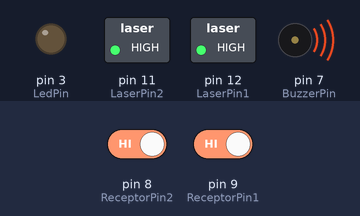
This sketch was run on a simulated Arduino Uno, built with avr-gcc and run on an emulated ATmega328P. Parts: switched loads named in the sketch (green lamp = pin HIGH), output pins drawn as LEDs (lit = HIGH), buzzer (waves = sounding, pin HIGH). The inputs (shaded band) are chosen by the test bench; at power-on: pin 8 (ReceptorPin2) HIGH, pin 9 (ReceptorPin1) HIGH.

Above: at 1.2 s.
1.3 s: pin 8 (ReceptorPin2) driven LOW
At 2.0 s:
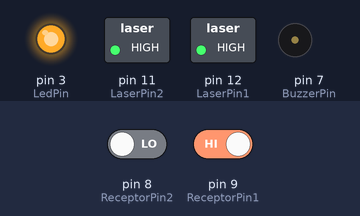
2.8 s: pin 8 (ReceptorPin2) driven HIGH
At 3.1 s:
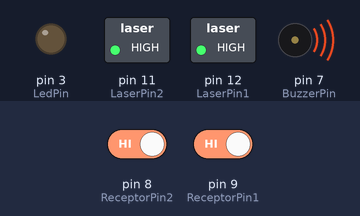
4.3 s: pin 9 (ReceptorPin1) driven LOW
At 5.5 s:
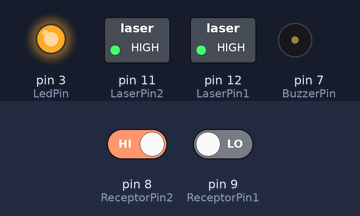
Timing chart, 0 to 7.3 s (numbered marks = the images above; inputs shaded):
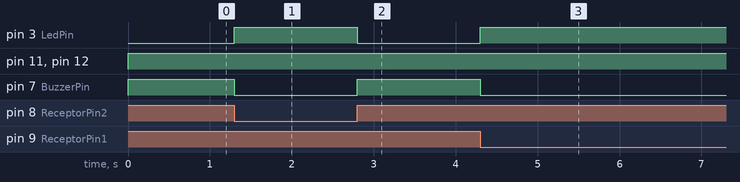

The sketch:

proiect.ino
```cpp
#define LaserPin1 12
#define LaserPin2 11
#define LedPin 3
#define BuzzerPin 7
#define ReceptorPin1 9
#define ReceptorPin2 8

void setup ()
{
   Serial.begin(9600);
   pinMode (LaserPin1, OUTPUT);
   pinMode (LaserPin2, OUTPUT);
   pinMode (LedPin, OUTPUT);
   pinMode (BuzzerPin, OUTPUT);
   pinMode (ReceptorPin1, INPUT);
   pinMode (ReceptorPin2, INPUT);
}
void loop () {
   digitalWrite (LaserPin1, HIGH);
   digitalWrite (LaserPin2, HIGH);
   bool value1 = digitalRead(ReceptorPin1);
   bool value2 = digitalRead(ReceptorPin2);

   if (value1 == 0 || value2 == 0) {
     digitalWrite(LedPin, HIGH);
     digitalWrite(BuzzerPin, LOW);
   } else {
     digitalWrite(LedPin, LOW);
     digitalWrite(BuzzerPin, HIGH);
   }
}
```

Measured:
- after the input at 1.3 s, pin 3 (LedPin): LOW → HIGH at once; pin 7 (BuzzerPin): HIGH → LOW at once
- after the input at 2.8 s, pin 3 (LedPin): HIGH → LOW at once; pin 7 (BuzzerPin): LOW → HIGH at once
- after the input at 4.3 s, pin 3 (LedPin): LOW → HIGH at once; pin 7 (BuzzerPin): HIGH → LOW at once
